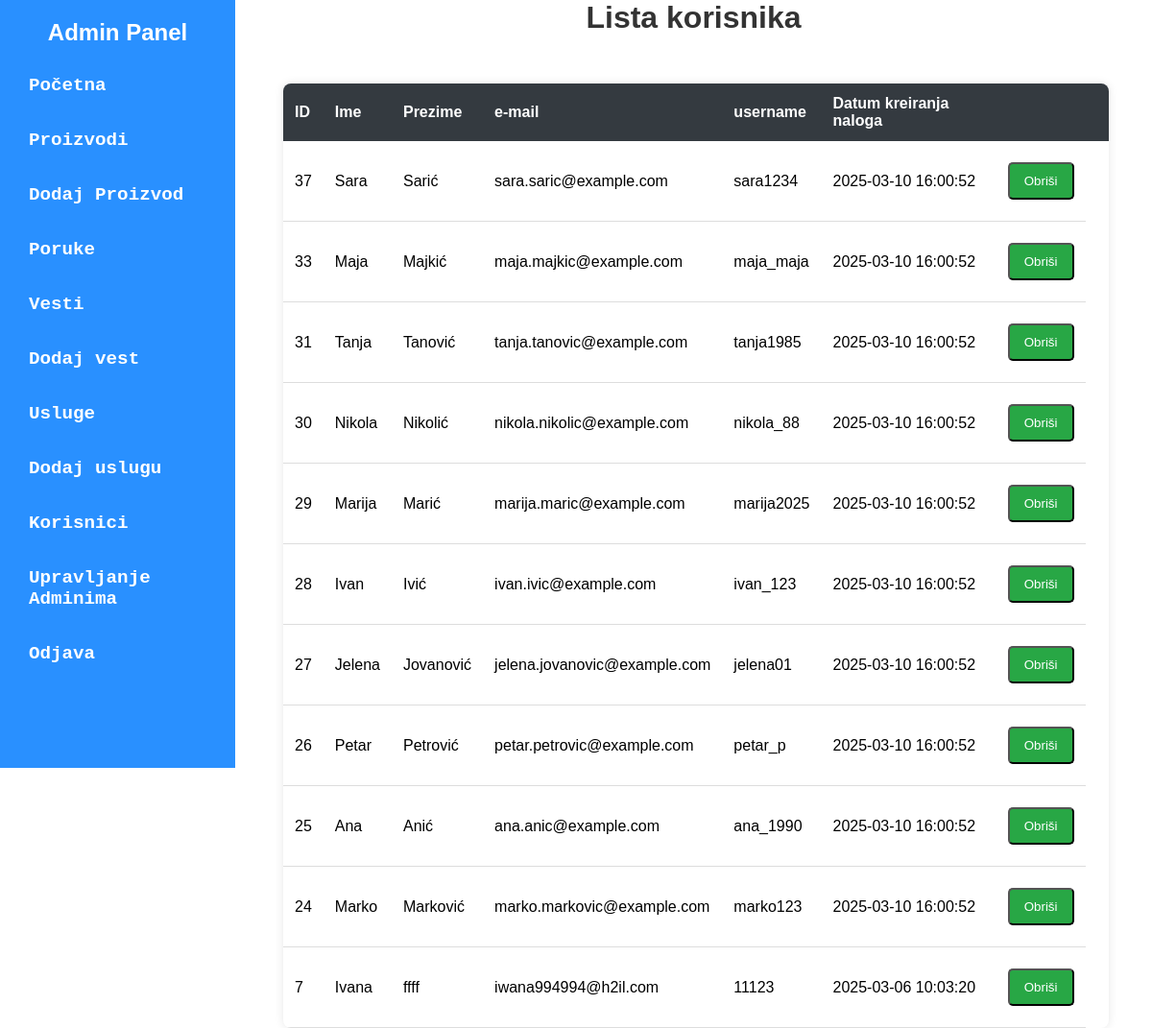
Page /admin/admin-dashboard.php?page=korisnici on the earlier database version.
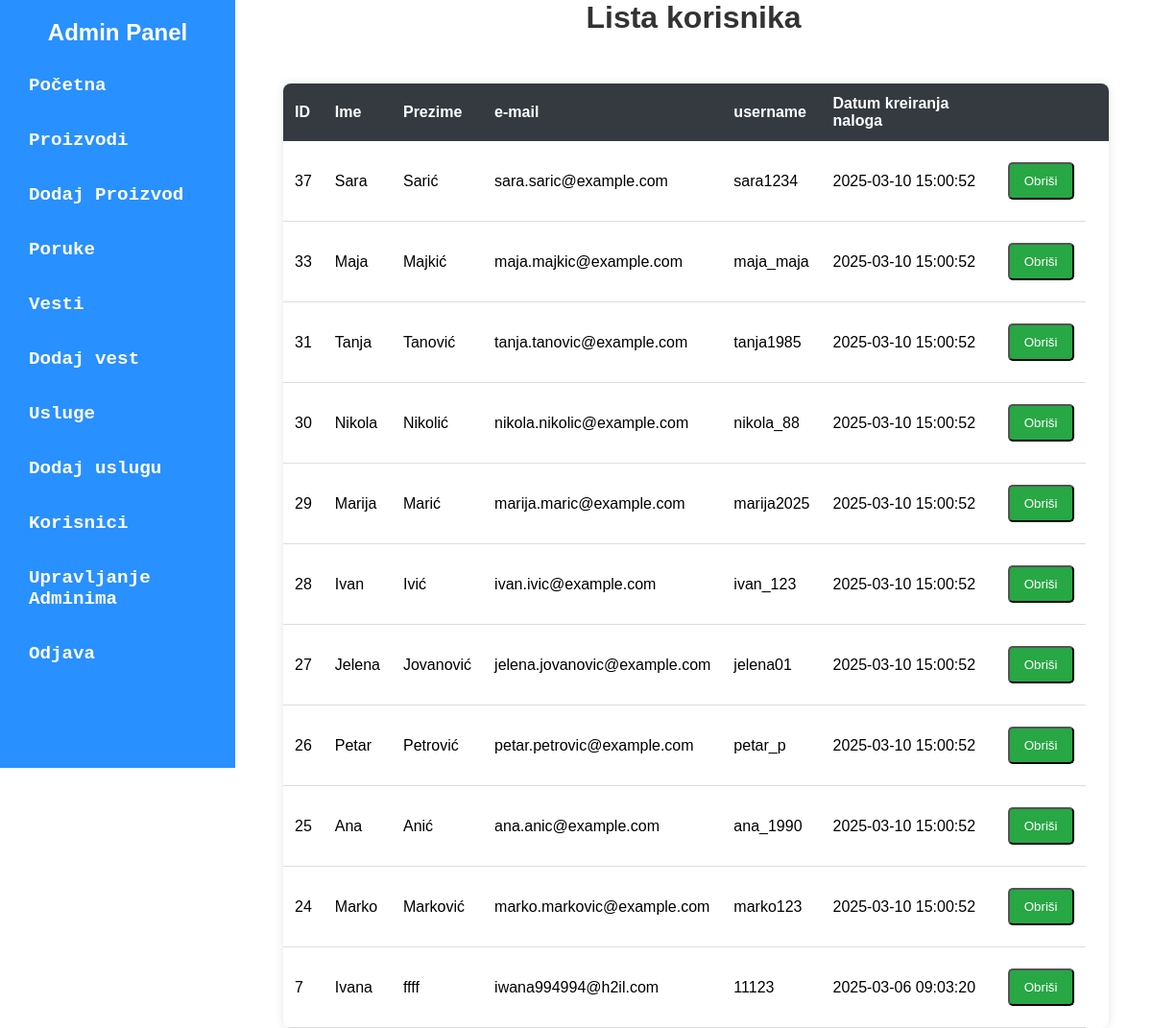
Same page on the later database version.
### tables this page shows
CREATE TABLE `user` (
  `id` int(10) UNSIGNED NOT NULL,
  `ime` varchar(50) NOT NULL DEFAULT '0',
  `prezime` varchar(50) NOT NULL DEFAULT '0',
  `email` varchar(50) NOT NULL DEFAULT '0',
  `username` varchar(50) NOT NULL,
  `password` varchar(50) NOT NULL,
  `role` enum('admin','user') NOT NULL DEFAULT 'user',
  `created_at` timestamp NOT NULL DEFAULT current_timestamp() ON UPDATE current_timestamp()
);

### admin/model/korisnikModel.php (called while the page is built, shortened)
<?php
 include_once __DIR__ . '/../config/database.php';
$query = "SELECT * FROM user WHERE role='user' ORDER BY id DESC";
$query_run = mysqli_query($con, $query);
if ($query_run && mysqli_num_rows($query_run) > 0) {
    $korisnici = mysqli_fetch_all($query_run, MYSQLI_ASSOC);
} else {
    die("Greška: Nema poruka.");
}
?>

### admin/view/korisnik.php (the view, shortened to what this page needs)
<!DOCTYPE html>
<html lang="sr">
<head>
    <link rel="stylesheet" href="./public/table-style.css">
    <link rel="stylesheet" href="./public/pop-up.css">
    <link rel="stylesheet" href="./public/message-session.css">
</head>
<body>
    <h1>Lista korisnika</h1>
    <table >
        <tr>
            <th>ID</th>
            <th>Ime</th>
            <th>Prezime</th>
            <th>e-mail</th>
            <th>username</th>
            <th>Datum kreiranja naloga</th>
            <th> </th>
            <th> </th>
        </tr>
        <?php foreach ($korisnici as $korisnik): ?>
        <tr>
            <td><?=($korisnik['id']) ?></td>
            <td><?= ($korisnik['ime']) ?></td>
            <td><?= ($korisnik['prezime']) ?></td>
            <td><?= ($korisnik['email']) ?> </td>
            <td><?= ($korisnik['username']) ?> </td>
            <td><?= ($korisnik['created_at']) ?></td>
            <td>
            <form method="POST" action="./model/korisnikModel.php" id="deleteForm<?=$korisnik['id']?>">
                 <button type="button" onclick="deletePop(<?=$korisnik['id']?> )" id="dugme">Obriši</button>
            </form>
            </td>
        </tr>
        <?php endforeach; ?>
    </table>
</body>
</html>

Differences in the rows shown:
changed user "Sara": created_at "2025-03-10 16:00:52" → "2025-03-10 15:00:52"
changed user "Maja": created_at "2025-03-10 16:00:52" → "2025-03-10 15:00:52"
changed user "Tanja": created_at "2025-03-10 16:00:52" → "2025-03-10 15:00:52"
changed user "Nikola": created_at "2025-03-10 16:00:52" → "2025-03-10 15:00:52"
changed user "Marija": created_at "2025-03-10 16:00:52" → "2025-03-10 15:00:52"
changed user "Ivan": created_at "2025-03-10 16:00:52" → "2025-03-10 15:00:52"
changed user "Jelena": created_at "2025-03-10 16:00:52" → "2025-03-10 15:00:52"
changed user "Petar": created_at "2025-03-10 16:00:52" → "2025-03-10 15:00:52"
changed user "Ana": created_at "2025-03-10 16:00:52" → "2025-03-10 15:00:52"
changed user "Marko": created_at "2025-03-10 16:00:52" → "2025-03-10 15:00:52"
changed user "Ivana": created_at "2025-03-06 10:03:20" → "2025-03-06 09:03:20"
